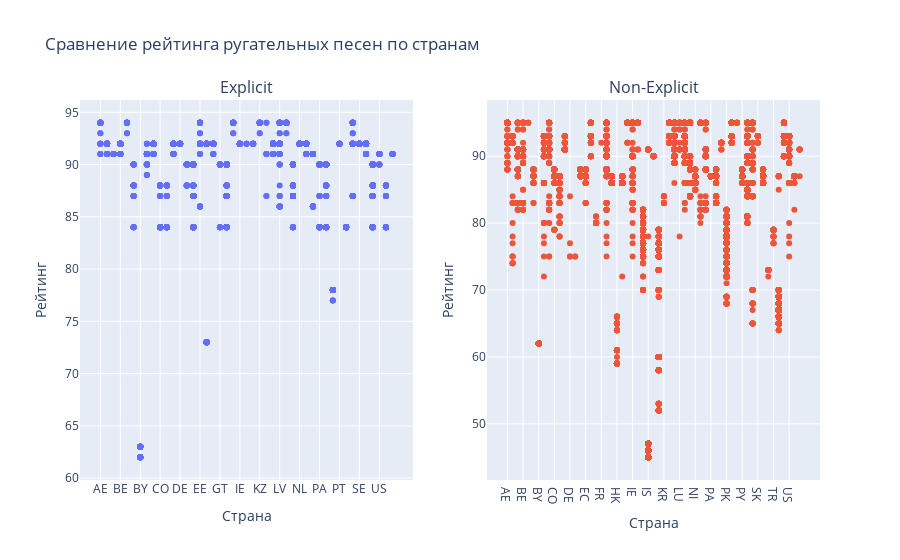

Notebook code cell kept with this figure:
### Markdown cell above
### 3. Анализ стран-любителей грубых песен
 Далее проведем анализ песен с присутствием ненормативной (explicit) лексики. Для этого разделим наш dataFrame на два, с присутствием и отсутствием таковой.
 Для визуализации мы подобрали двойную skatter диаграмму, которая покажет рейтинг песен по странам (так как это топ, почти весь рейтинг будет высоким, это можно заметить конентрированием точек наверху), и разделит все песни на ругательные и нет.

### Code cell
fig = sp.make_subplots(rows=1, cols=2, subplot_titles=['Explicit', 'Non-Explicit'])

# Explicit
explicit_df = df[df['is_explicit'] == True]
explicit_df = explicit_df.sort_values(['country', 'popularity'])
fig.add_trace(go.Scatter(x=explicit_df['country'], y=explicit_df['popularity'], mode='markers', name='Explicit'), row=1, col=1)

# Non-Explicit
non_explicit_df = df[df['is_explicit'] == False]
non_explicit_df = non_explicit_df.sort_values(['country', 'popularity'])
fig.add_trace(go.Scatter(x=non_explicit_df['country'], y=non_explicit_df['popularity'], mode='markers', name='Non-Explicit'), row=1, col=2)


#  Добавляем название и подписи осям, убираем легенду т.к. она здесь не уместна
fig.update_layout(title_text='Сравнение рейтинга ругательных песен по странам', showlegend=False)
fig.update_xaxes(title_text='Страна', row=1, col=1)
fig.update_xaxes(title_text='Страна', row=1, col=2)
fig.update_yaxes(title_text='Рейтинг', row=1, col=1)
fig.update_yaxes(title_text='Рейтинг', row=1, col=2)


fig.show()

### Figure 1 — Plotly figure (JSON) as saved in the notebook; plotly's stock layout.template omitted (floating-point values rounded to 4 significant figures; data arrays with more than 128 entries replaced by an {"elided": "..."} marker saying what was removed)
{"data": [{"mode": "markers", "name": "Explicit", "type": "scatter", "x": {"elided": "3701 str values"}, "xaxis": "x", "y": {"elided": "3701 int values"}, "yaxis": "y"}, {"mode": "markers", "name": "Non-Explicit", "type": "scatter", "x": {"elided": "10815 str values"}, "xaxis": "x2", "y": {"elided": "10815 int values"}, "yaxis": "y2"}], "layout": {"annotations": [{"font": {"size": 16}, "showarrow": false, "text": "Explicit", "x": 0.225, "xanchor": "center", "xref": "paper", "y": 1, "yanchor": "bottom", "yref": "paper"}, {"font": {"size": 16}, "showarrow": false, "text": "Non-Explicit", "x": 0.775, "xanchor": "center", "xref": "paper", "y": 1, "yanchor": "bottom", "yref": "paper"}], "showlegend": false, "title": {"text": "Сравнение рейтинга ругательных песен по странам"}, "xaxis": {"anchor": "y", "domain": [0, 0.45], "title": {"text": "Страна"}}, "xaxis2": {"anchor": "y2", "domain": [0.55, 1], "title": {"text": "Страна"}}, "yaxis": {"anchor": "x", "domain": [0, 1], "title": {"text": "Рейтинг"}}, "yaxis2": {"anchor": "x2", "domain": [0, 1], "title": {"text": "Рейтинг"}}}}
